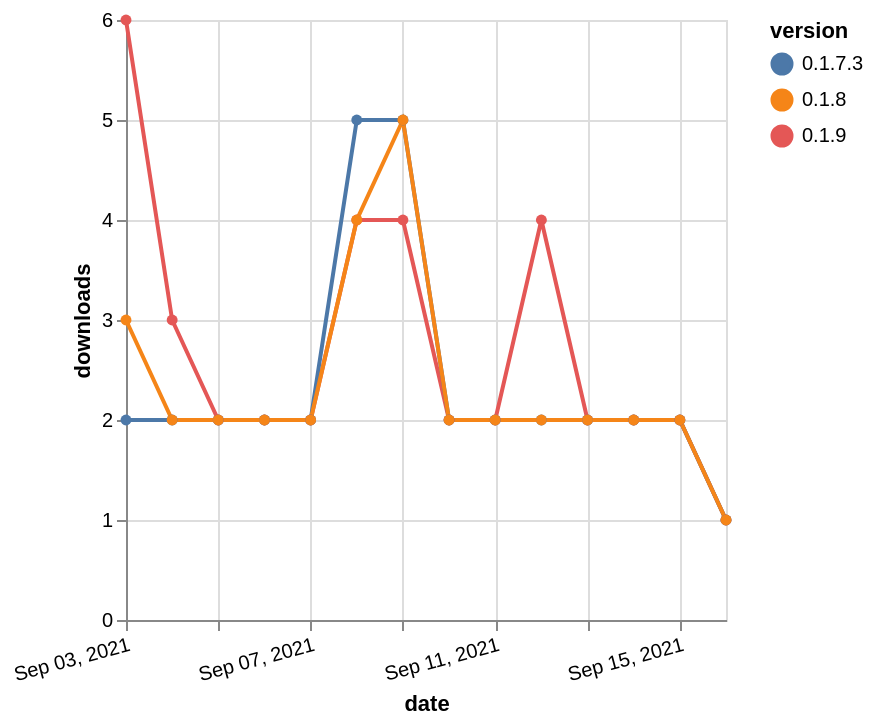

The specification (Vega-Lite) saved for this image:
### Vega-Lite specification from a JSON file in a GitHub repository (floating-point values rounded to 4 significant figures)
{"$schema": "https://vega.github.io/schema/vega-lite/v5.json", "description": "A simple bar chart with embedded data.", "data": {"values": [{"date": "2021-09-03", "total": 2769, "delta": 6, "version": "0.1.9"}, {"date": "2021-09-04", "total": 2772, "delta": 3, "version": "0.1.9"}, {"date": "2021-09-05", "total": 2774, "delta": 2, "version": "0.1.9"}, {"date": "2021-09-06", "total": 2776, "delta": 2, "version": "0.1.9"}, {"date": "2021-09-07", "total": 2778, "delta": 2, "version": "0.1.9"}, {"date": "2021-09-08", "total": 2782, "delta": 4, "version": "0.1.9"}, {"date": "2021-09-09", "total": 2786, "delta": 4, "version": "0.1.9"}, {"date": "2021-09-10", "total": 2788, "delta": 2, "version": "0.1.9"}, {"date": "2021-09-11", "total": 2790, "delta": 2, "version": "0.1.9"}, {"date": "2021-09-12", "total": 2794, "delta": 4, "version": "0.1.9"}, {"date": "2021-09-13", "total": 2796, "delta": 2, "version": "0.1.9"}, {"date": "2021-09-14", "total": 2798, "delta": 2, "version": "0.1.9"}, {"date": "2021-09-15", "total": 2800, "delta": 2, "version": "0.1.9"}, {"date": "2021-09-16", "total": 2801, "delta": 1, "version": "0.1.9"}, {"date": "2021-09-03", "total": 3499, "delta": 2, "version": "0.1.7.3"}, {"date": "2021-09-04", "total": 3501, "delta": 2, "version": "0.1.7.3"}, {"date": "2021-09-05", "total": 3503, "delta": 2, "version": "0.1.7.3"}, {"date": "2021-09-06", "total": 3505, "delta": 2, "version": "0.1.7.3"}, {"date": "2021-09-07", "total": 3507, "delta": 2, "version": "0.1.7.3"}, {"date": "2021-09-08", "total": 3512, "delta": 5, "version": "0.1.7.3"}, {"date": "2021-09-09", "total": 3517, "delta": 5, "version": "0.1.7.3"}, {"date": "2021-09-10", "total": 3519, "delta": 2, "version": "0.1.7.3"}, {"date": "2021-09-11", "total": 3521, "delta": 2, "version": "0.1.7.3"}, {"date": "2021-09-12", "total": 3523, "delta": 2, "version": "0.1.7.3"}, {"date": "2021-09-13", "total": 3525, "delta": 2, "version": "0.1.7.3"}, {"date": "2021-09-14", "total": 3527, "delta": 2, "version": "0.1.7.3"}, {"date": "2021-09-15", "total": 3529, "delta": 2, "version": "0.1.7.3"}, {"date": "2021-09-16", "total": 3530, "delta": 1, "version": "0.1.7.3"}, {"date": "2021-09-03", "total": 5054, "delta": 3, "version": "0.1.8"}, {"date": "2021-09-04", "total": 5056, "delta": 2, "version": "0.1.8"}, {"date": "2021-09-05", "total": 5058, "delta": 2, "version": "0.1.8"}, {"date": "2021-09-06", "total": 5060, "delta": 2, "version": "0.1.8"}, {"date": "2021-09-07", "total": 5062, "delta": 2, "version": "0.1.8"}, {"date": "2021-09-08", "total": 5066, "delta": 4, "version": "0.1.8"}, {"date": "2021-09-09", "total": 5071, "delta": 5, "version": "0.1.8"}, {"date": "2021-09-10", "total": 5073, "delta": 2, "version": "0.1.8"}, {"date": "2021-09-11", "total": 5075, "delta": 2, "version": "0.1.8"}, {"date": "2021-09-12", "total": 5077, "delta": 2, "version": "0.1.8"}, {"date": "2021-09-13", "total": 5079, "delta": 2, "version": "0.1.8"}, {"date": "2021-09-14", "total": 5081, "delta": 2, "version": "0.1.8"}, {"date": "2021-09-15", "total": 5083, "delta": 2, "version": "0.1.8"}, {"date": "2021-09-16", "total": 5084, "delta": 1, "version": "0.1.8"}]}, "width": "container", "mark": {"type": "line", "point": {"filled": true}}, "encoding": {"x": {"field": "date", "type": "temporal", "timeUnit": "yearmonthdate", "title": "date", "axis": {"labelAngle": -15}}, "y": {"field": "delta", "type": "quantitative", "title": "downloads"}, "color": {"field": "version", "type": "nominal"}, "tooltip": {"field": "delta"}}}
